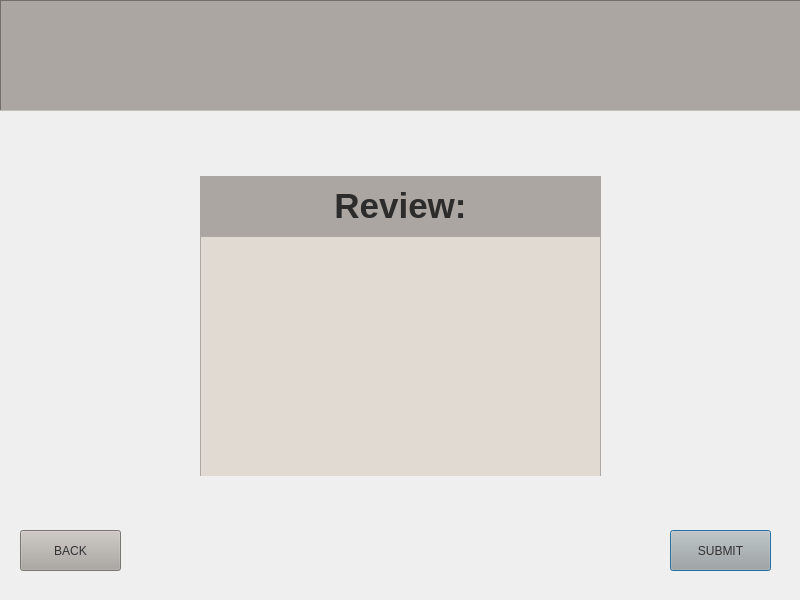
<?xml version="1.0" encoding="UTF-8"?>
<ui version="4.0">
 <class>Review</class>
 <widget class="QDialog" name="Review">
  <property name="geometry">
   <rect>
    <x>0</x>
    <y>0</y>
    <width>800</width>
    <height>600</height>
   </rect>
  </property>
  <property name="sizePolicy">
   <sizepolicy hsizetype="Fixed" vsizetype="Fixed">
    <horstretch>0</horstretch>
    <verstretch>0</verstretch>
   </sizepolicy>
  </property>
  <property name="maximumSize">
   <size>
    <width>800</width>
    <height>600</height>
   </size>
  </property>
  <property name="windowTitle">
   <string>Dialog</string>
  </property>
  <widget class="QPushButton" name="NEXT3">
   <property name="geometry">
    <rect>
     <x>670</x>
     <y>530</y>
     <width>101</width>
     <height>41</height>
    </rect>
   </property>
   <property name="palette">
    <palette>
     <active>
      <colorrole role="WindowText">
       <brush brushstyle="SolidPattern">
        <color alpha="255">
         <red>49</red>
         <green>49</green>
         <blue>49</blue>
        </color>
       </brush>
      </colorrole>
      <colorrole role="Button">
       <brush brushstyle="SolidPattern">
        <color alpha="255">
         <red>171</red>
         <green>166</green>
         <blue>161</blue>
        </color>
       </brush>
      </colorrole>
      <colorrole role="Text">
       <brush brushstyle="SolidPattern">
        <color alpha="255">
         <red>49</red>
         <green>49</green>
         <blue>49</blue>
        </color>
       </brush>
      </colorrole>
      <colorrole role="BrightText">
       <brush brushstyle="SolidPattern">
        <color alpha="255">
         <red>85</red>
         <green>85</green>
         <blue>127</blue>
        </color>
       </brush>
      </colorrole>
      <colorrole role="ButtonText">
       <brush brushstyle="SolidPattern">
        <color alpha="255">
         <red>49</red>
         <green>49</green>
         <blue>49</blue>
        </color>
       </brush>
      </colorrole>
      <colorrole role="Base">
       <brush brushstyle="SolidPattern">
        <color alpha="255">
         <red>171</red>
         <green>166</green>
         <blue>161</blue>
        </color>
       </brush>
      </colorrole>
      <colorrole role="Window">
       <brush brushstyle="SolidPattern">
        <color alpha="255">
         <red>171</red>
         <green>166</green>
         <blue>161</blue>
        </color>
       </brush>
      </colorrole>
      <colorrole role="Accent">
       <brush brushstyle="SolidPattern">
        <color alpha="255">
         <red>85</red>
         <green>85</green>
         <blue>127</blue>
        </color>
       </brush>
      </colorrole>
     </active>
     <inactive>
      <colorrole role="WindowText">
       <brush brushstyle="SolidPattern">
        <color alpha="255">
         <red>49</red>
         <green>49</green>
         <blue>49</blue>
        </color>
       </brush>
      </colorrole>
      <colorrole role="Button">
       <brush brushstyle="SolidPattern">
        <color alpha="255">
         <red>171</red>
         <green>166</green>
         <blue>161</blue>
        </color>
       </brush>
      </colorrole>
      <colorrole role="Text">
       <brush brushstyle="SolidPattern">
        <color alpha="255">
         <red>49</red>
         <green>49</green>
         <blue>49</blue>
        </color>
       </brush>
      </colorrole>
      <colorrole role="BrightText">
       <brush brushstyle="SolidPattern">
        <color alpha="255">
         <red>85</red>
         <green>85</green>
         <blue>127</blue>
        </color>
       </brush>
      </colorrole>
      <colorrole role="ButtonText">
       <brush brushstyle="SolidPattern">
        <color alpha="255">
         <red>49</red>
         <green>49</green>
         <blue>49</blue>
        </color>
       </brush>
      </colorrole>
      <colorrole role="Base">
       <brush brushstyle="SolidPattern">
        <color alpha="255">
         <red>171</red>
         <green>166</green>
         <blue>161</blue>
        </color>
       </brush>
      </colorrole>
      <colorrole role="Window">
       <brush brushstyle="SolidPattern">
        <color alpha="255">
         <red>171</red>
         <green>166</green>
         <blue>161</blue>
        </color>
       </brush>
      </colorrole>
      <colorrole role="Accent">
       <brush brushstyle="SolidPattern">
        <color alpha="255">
         <red>85</red>
         <green>85</green>
         <blue>127</blue>
        </color>
       </brush>
      </colorrole>
     </inactive>
     <disabled>
      <colorrole role="Button">
       <brush brushstyle="SolidPattern">
        <color alpha="255">
         <red>171</red>
         <green>166</green>
         <blue>161</blue>
        </color>
       </brush>
      </colorrole>
      <colorrole role="BrightText">
       <brush brushstyle="SolidPattern">
        <color alpha="255">
         <red>85</red>
         <green>85</green>
         <blue>127</blue>
        </color>
       </brush>
      </colorrole>
      <colorrole role="Base">
       <brush brushstyle="SolidPattern">
        <color alpha="255">
         <red>171</red>
         <green>166</green>
         <blue>161</blue>
        </color>
       </brush>
      </colorrole>
      <colorrole role="Window">
       <brush brushstyle="SolidPattern">
        <color alpha="255">
         <red>171</red>
         <green>166</green>
         <blue>161</blue>
        </color>
       </brush>
      </colorrole>
      <colorrole role="Accent">
       <brush brushstyle="SolidPattern">
        <color alpha="255">
         <red>85</red>
         <green>85</green>
         <blue>127</blue>
        </color>
       </brush>
      </colorrole>
     </disabled>
    </palette>
   </property>
   <property name="cursor">
    <cursorShape>PointingHandCursor</cursorShape>
   </property>
   <property name="styleSheet">
    <string notr="true">background-color: rgb(171, 166, 161);</string>
   </property>
   <property name="text">
    <string>SUBMIT</string>
   </property>
  </widget>
  <widget class="QPushButton" name="BACK5">
   <property name="geometry">
    <rect>
     <x>20</x>
     <y>530</y>
     <width>101</width>
     <height>41</height>
    </rect>
   </property>
   <property name="palette">
    <palette>
     <active>
      <colorrole role="WindowText">
       <brush brushstyle="SolidPattern">
        <color alpha="255">
         <red>49</red>
         <green>49</green>
         <blue>49</blue>
        </color>
       </brush>
      </colorrole>
      <colorrole role="Button">
       <brush brushstyle="SolidPattern">
        <color alpha="255">
         <red>171</red>
         <green>166</green>
         <blue>161</blue>
        </color>
       </brush>
      </colorrole>
      <colorrole role="Text">
       <brush brushstyle="SolidPattern">
        <color alpha="255">
         <red>49</red>
         <green>49</green>
         <blue>49</blue>
        </color>
       </brush>
      </colorrole>
      <colorrole role="BrightText">
       <brush brushstyle="SolidPattern">
        <color alpha="255">
         <red>85</red>
         <green>85</green>
         <blue>127</blue>
        </color>
       </brush>
      </colorrole>
      <colorrole role="ButtonText">
       <brush brushstyle="SolidPattern">
        <color alpha="255">
         <red>49</red>
         <green>49</green>
         <blue>49</blue>
        </color>
       </brush>
      </colorrole>
      <colorrole role="Base">
       <brush brushstyle="SolidPattern">
        <color alpha="255">
         <red>171</red>
         <green>166</green>
         <blue>161</blue>
        </color>
       </brush>
      </colorrole>
      <colorrole role="Window">
       <brush brushstyle="SolidPattern">
        <color alpha="255">
         <red>171</red>
         <green>166</green>
         <blue>161</blue>
        </color>
       </brush>
      </colorrole>
      <colorrole role="Accent">
       <brush brushstyle="SolidPattern">
        <color alpha="255">
         <red>85</red>
         <green>85</green>
         <blue>127</blue>
        </color>
       </brush>
      </colorrole>
     </active>
     <inactive>
      <colorrole role="WindowText">
       <brush brushstyle="SolidPattern">
        <color alpha="255">
         <red>49</red>
         <green>49</green>
         <blue>49</blue>
        </color>
       </brush>
      </colorrole>
      <colorrole role="Button">
       <brush brushstyle="SolidPattern">
        <color alpha="255">
         <red>171</red>
         <green>166</green>
         <blue>161</blue>
        </color>
       </brush>
      </colorrole>
      <colorrole role="Text">
       <brush brushstyle="SolidPattern">
        <color alpha="255">
         <red>49</red>
         <green>49</green>
         <blue>49</blue>
        </color>
       </brush>
      </colorrole>
      <colorrole role="BrightText">
       <brush brushstyle="SolidPattern">
        <color alpha="255">
         <red>85</red>
         <green>85</green>
         <blue>127</blue>
        </color>
       </brush>
      </colorrole>
      <colorrole role="ButtonText">
       <brush brushstyle="SolidPattern">
        <color alpha="255">
         <red>49</red>
         <green>49</green>
         <blue>49</blue>
        </color>
       </brush>
      </colorrole>
      <colorrole role="Base">
       <brush brushstyle="SolidPattern">
        <color alpha="255">
         <red>171</red>
         <green>166</green>
         <blue>161</blue>
        </color>
       </brush>
      </colorrole>
      <colorrole role="Window">
       <brush brushstyle="SolidPattern">
        <color alpha="255">
         <red>171</red>
         <green>166</green>
         <blue>161</blue>
        </color>
       </brush>
      </colorrole>
      <colorrole role="Accent">
       <brush brushstyle="SolidPattern">
        <color alpha="255">
         <red>85</red>
         <green>85</green>
         <blue>127</blue>
        </color>
       </brush>
      </colorrole>
     </inactive>
     <disabled>
      <colorrole role="Button">
       <brush brushstyle="SolidPattern">
        <color alpha="255">
         <red>171</red>
         <green>166</green>
         <blue>161</blue>
        </color>
       </brush>
      </colorrole>
      <colorrole role="BrightText">
       <brush brushstyle="SolidPattern">
        <color alpha="255">
         <red>85</red>
         <green>85</green>
         <blue>127</blue>
        </color>
       </brush>
      </colorrole>
      <colorrole role="Base">
       <brush brushstyle="SolidPattern">
        <color alpha="255">
         <red>171</red>
         <green>166</green>
         <blue>161</blue>
        </color>
       </brush>
      </colorrole>
      <colorrole role="Window">
       <brush brushstyle="SolidPattern">
        <color alpha="255">
         <red>171</red>
         <green>166</green>
         <blue>161</blue>
        </color>
       </brush>
      </colorrole>
      <colorrole role="Accent">
       <brush brushstyle="SolidPattern">
        <color alpha="255">
         <red>85</red>
         <green>85</green>
         <blue>127</blue>
        </color>
       </brush>
      </colorrole>
     </disabled>
    </palette>
   </property>
   <property name="cursor">
    <cursorShape>PointingHandCursor</cursorShape>
   </property>
   <property name="styleSheet">
    <string notr="true">background-color: rgb(171, 166, 161);</string>
   </property>
   <property name="text">
    <string>BACK</string>
   </property>
  </widget>
  <widget class="QWidget" name="verticalLayoutWidget">
   <property name="geometry">
    <rect>
     <x>0</x>
     <y>0</y>
     <width>801</width>
     <height>111</height>
    </rect>
   </property>
   <layout class="QVBoxLayout" name="verticalLayout">
    <item>
     <widget class="QLabel" name="null_3">
      <property name="font">
       <font>
        <family>Tw Cen MT Condensed</family>
        <pointsize>36</pointsize>
       </font>
      </property>
      <property name="styleSheet">
       <string notr="true">background-color: rgb(171, 166, 161);</string>
      </property>
      <property name="frameShape">
       <enum>QFrame::Panel</enum>
      </property>
      <property name="frameShadow">
       <enum>QFrame::Sunken</enum>
      </property>
      <property name="text">
       <string/>
      </property>
      <property name="alignment">
       <set>Qt::AlignCenter</set>
      </property>
     </widget>
    </item>
   </layout>
  </widget>
  <widget class="QWidget" name="verticalLayoutWidget_2">
   <property name="geometry">
    <rect>
     <x>200</x>
     <y>120</y>
     <width>401</width>
     <height>411</height>
    </rect>
   </property>
   <layout class="QVBoxLayout" name="verticalLayout_2">
    <item>
     <spacer name="spacertop">
      <property name="orientation">
       <enum>Qt::Vertical</enum>
      </property>
      <property name="sizeHint" stdset="0">
       <size>
        <width>20</width>
        <height>40</height>
       </size>
      </property>
     </spacer>
    </item>
    <item>
     <widget class="QFrame" name="contains">
      <property name="enabled">
       <bool>true</bool>
      </property>
      <property name="sizePolicy">
       <sizepolicy hsizetype="Preferred" vsizetype="Preferred">
        <horstretch>0</horstretch>
        <verstretch>0</verstretch>
       </sizepolicy>
      </property>
      <property name="minimumSize">
       <size>
        <width>100</width>
        <height>300</height>
       </size>
      </property>
      <property name="styleSheet">
       <string notr="true">background-color: rgb(224, 218, 211);</string>
      </property>
      <property name="frameShape">
       <enum>QFrame::Box</enum>
      </property>
      <property name="frameShadow">
       <enum>QFrame::Raised</enum>
      </property>
      <widget class="QFrame" name="boxname">
       <property name="geometry">
        <rect>
         <x>0</x>
         <y>0</y>
         <width>401</width>
         <height>61</height>
        </rect>
       </property>
       <property name="styleSheet">
        <string notr="true">background-color: rgb(171, 166, 161);</string>
       </property>
       <property name="frameShape">
        <enum>QFrame::Box</enum>
       </property>
       <property name="frameShadow">
        <enum>QFrame::Raised</enum>
       </property>
       <widget class="QLabel" name="Review_2">
        <property name="geometry">
         <rect>
          <x>0</x>
          <y>0</y>
          <width>401</width>
          <height>61</height>
         </rect>
        </property>
        <property name="font">
         <font>
          <pointsize>26</pointsize>
          <bold>true</bold>
         </font>
        </property>
        <property name="text">
         <string>&lt;html&gt;&lt;head/&gt;&lt;body&gt;&lt;p&gt;&lt;span style=&quot; color:#2c2c2c;&quot;&gt;Review:&lt;/span&gt;&lt;/p&gt;&lt;/body&gt;&lt;/html&gt;</string>
        </property>
        <property name="alignment">
         <set>Qt::AlignCenter</set>
        </property>
       </widget>
      </widget>
      <widget class="QScrollArea" name="reviewContents">
       <property name="geometry">
        <rect>
         <x>0</x>
         <y>60</y>
         <width>401</width>
         <height>241</height>
        </rect>
       </property>
       <property name="widgetResizable">
        <bool>true</bool>
       </property>
       <widget class="QWidget" name="scrollAreaWidgetContents">
        <property name="geometry">
         <rect>
          <x>0</x>
          <y>0</y>
          <width>399</width>
          <height>239</height>
         </rect>
        </property>
       </widget>
      </widget>
     </widget>
    </item>
    <item>
     <spacer name="spacermid2">
      <property name="orientation">
       <enum>Qt::Vertical</enum>
      </property>
      <property name="sizeHint" stdset="0">
       <size>
        <width>20</width>
        <height>40</height>
       </size>
      </property>
     </spacer>
    </item>
   </layout>
  </widget>
 </widget>
 <resources/>
 <connections/>
</ui>
